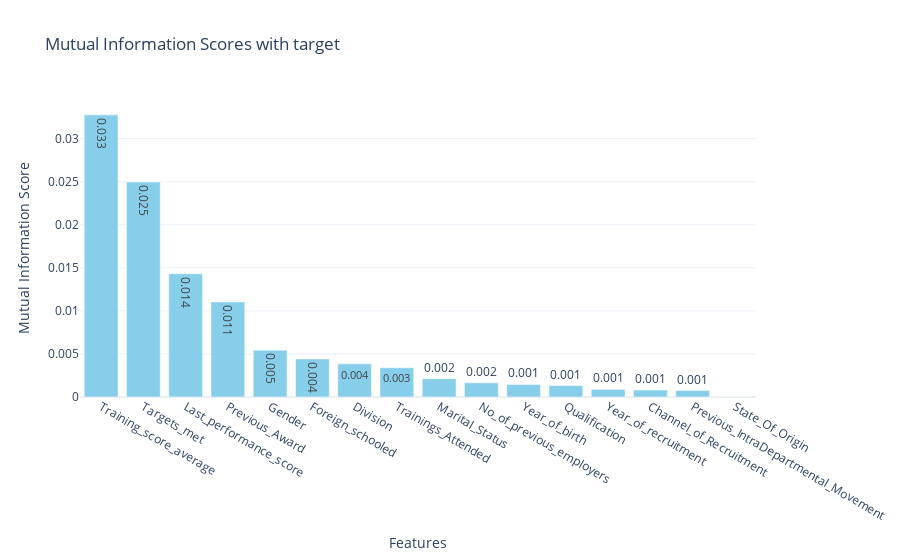

The cell this chart's notebook holds for it:
### Code cell
from src.plots import compute_mi_regression
from src.plots import compute_mi_classification

columns = list(data.columns)
print(columns)
columns.remove('Promoted_or_Not')
print(columns)

x = data.loc[:, columns]#['bedrooms', 'bathrooms', 'parking_space', 'toilets', 'town', 'state']]#, 'FCVC', 'CAEC', 'SMOKE', 'CH2O', 'SCC', 'FAF', 'TUE', 'CALC', 'MTRANS']]
y = data.loc[:, 'Promoted_or_Not']

fig = compute_mi_classification(x, y)

### Figure 1 — Plotly figure (JSON) as saved in the notebook; plotly's stock layout.template omitted (floating-point values rounded to 4 significant figures)
{"data": [{"marker": {"color": "skyblue"}, "text": ["0.033", "0.025", "0.014", "0.011", "0.005", "0.004", "0.004", "0.003", "0.002", "0.002", "0.001", "0.001", "0.001", "0.001", "0.001", "0.000"], "textposition": "auto", "type": "bar", "x": ["Training_score_average", "Targets_met", "Last_performance_score", "Previous_Award", "Gender", "Foreign_schooled", "Division", "Trainings_Attended", "Marital_Status", "No_of_previous_employers", "Year_of_birth", "Qualification", "Year_of_recruitment", "Channel_of_Recruitment", "Previous_IntraDepartmental_Movement", "State_Of_Origin"], "y": [0.03276, 0.02496, 0.01431, 0.01104, 0.005441, 0.004423, 0.00385, 0.003402, 0.002131, 0.001642, 0.00146, 0.001324, 0.0008834, 0.0008006, 0.0007429, 0]}], "layout": {"autosize": true, "title": {"text": "Mutual Information Scores with target"}, "xaxis": {"autorange": true, "range": [-0.5, 15.5], "title": {"text": "Features"}, "type": "category"}, "yaxis": {"autorange": true, "range": [0, 0.03449], "title": {"text": "Mutual Information Score"}, "type": "linear"}}}
